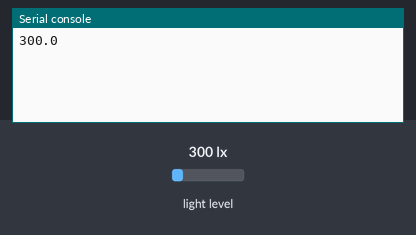
A program run on a simulated Raspberry Pi Pico running MicroPython. Parts: the last lines printed to the serial console. Inputs (shaded band) come from the test bench; at power-on: light level 300 lx. Library files of the repository ran but are not shown: bh1750.py.

Above: at 1.2 s.
1.3 s: light level set to 40 lx
At 2.3 s:
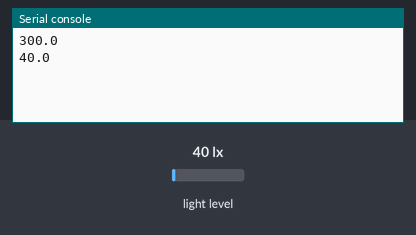
2.9 s: light level set to 500 lx
At 4.1 s:
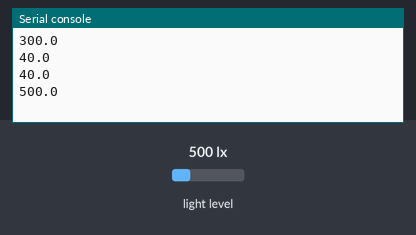
Timing chart, 0 to 5.9 s (numbered marks = the images above; inputs shaded):
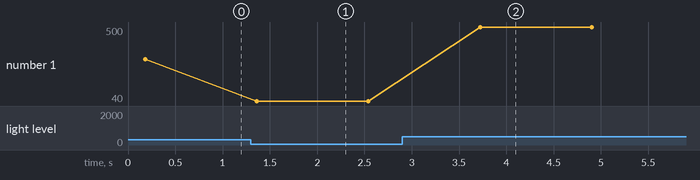

Measured:
- after the input at 1.3 s, the serial console: prints a new line after 0.06 s (image 1)
- after the input at 2.9 s, the serial console: prints a new line after 0.82 s (image 2)
- plotted number 1: 300 → 40 after the input at 1.3 s, 40 → 500 after the input at 2.9 s

The program:

main.py
```python
from machine import Pin,I2C
from bh1750 import BH1750
import time


# init i2c
i2c = I2C(id=0,scl=Pin(5),sda=Pin(4))


# init module bh1750
object = BH1750(i2c)

while True:
    print(object.luminance(BH1750.ONCE_HIRES_1))
    time.sleep(1)
```
